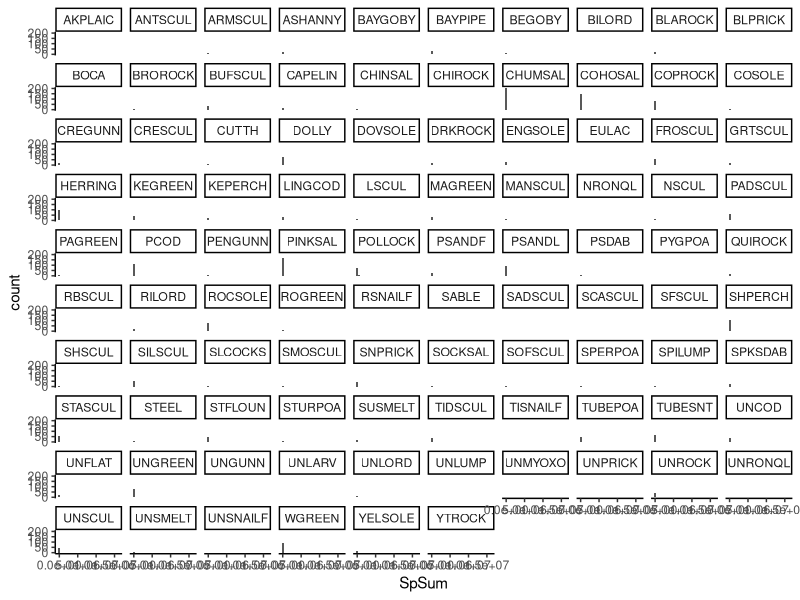

The R script that drew this image: (Note: this script raises an error after producing the figure.)
## ---- chunk 1
knitr::opts_chunk$set(echo = TRUE)
## ---- chunk 2
dat <- read.csv("Data/SEAK_EventID_mass.csv", header = TRUE, stringsAsFactors = TRUE)
## ---- chunk 3
library(dplyr)
library(tidyr)
library(vegan)
library(ggplot2)
theme_set(theme_classic())
## ---- chunk 4
dat.sum <- dat %>%
  group_by(EventID, SpCode) %>% 
  summarise(SpSum = sum(mass_g))
  
ggplot(dat.sum) +
  geom_histogram(aes(SpSum)) +
  facet_wrap(~SpCode)
## ---- chunk 5
## Species filtering ##
dat.filt <- dat %>% 
  filter(SpCode != "PINKSAL" & SpCode != "CHINSAL" & SpCode != "CHUMSAL" & SpCode != "COHOSAL" & SpCode != "SOCKSAL" & SpCode != "POLLOCK" & SpCode != "PSANDL" & SpCode != "HERRING")

## Site data ##
names(dat.filt)
site <- unique(dat.filt[, 2:17])
duplicated(site$EventID)

## Fish data ##
fish <- dat.filt[, c(1, 2, 18)]
duplicated(fish)
fish <- spread(fish, SpCode, mass_g)
fish[is.na(fish)] <- 0
colSums(fish) # UNLARV has no data whatsoever
fish <- fish[, c(1:76, 78:89)] # removing UNLARV
## ---- chunk 6
## Covnert to P/A ##
fish.pa <- ifelse(fish[,2:96] > 0, 1, 0)
fish.pa <- data.frame(cbind(EventID = fish$EventID), fish.pa)

## Calculate species totals ##
sp.total <- colSums(fish.pa[,2:96])

## Calculate freq of occurance ##
sp.fq <- (sp.total/nrow(fish)) * 100

## Rare species ##
rare.sp <- ifelse(sp.fq < 1, names(sp.fq), NA)
rare.sp <- rare.sp[!is.na(rare.sp)]

## Filter out rare speces ##
fish <- fish[, -which(names(fish) %in% names(rare.sp))]

## Remove event where no common fish were caught ##
fish <- filter(fish, EventID != 782)
## ---- chunk 7
## EventID sums ##
event.sum <- data.frame(EventID = fish$EventID,
                        Sum = rowSums(fish[, 2:60]))
## Plots ##
# Box plots #
ggplot(event.sum) +
  geom_boxplot(aes(x = EventID, y = Sum))

ggplot(event.sum) +
  geom_boxplot(aes(x = EventID, y = (Sum)^0.25))

ggplot(event.sum) +
  geom_boxplot(aes(x = EventID, y = log(Sum, base = 10)))

# Histograms #
ggplot(event.sum) +
  geom_histogram(aes(Sum))

ggplot(event.sum) +
  geom_histogram(aes((Sum)^.25))

ggplot(event.sum) +
  geom_histogram(aes(log(Sum, base = 10)))

range(event.sum$Sum^0.25)

quantile(log(event.sum$Sum, base = 10), probs = c(0.025, 0.975))
## ---- chunk 8
filt <- event.sum %>%
  filter(log(Sum, base = 10) > 0.6231138 & log(Sum, base = 10) < 4.2166507)

ggplot(filt) +
  geom_histogram(aes(log(Sum, 10)))

fish <- subset(fish, fish$EventID %in% filt$EventID)
## ---- chunk 9
## Transform ##
fish.trsfm <- data.frame(log(fish[, 2:60], base = 10))

## Convert Inf to Zero ##
fish.trsfm[mapply(is.infinite, fish.trsfm)] <- 0
## ---- chunk 10
## To species maximum ##
fish.std <- scale(fish.trsfm, center = FALSE, scale = apply(fish.trsfm, 2, max))

## To EventID total ##
fish.std <- fish.std/rowSums(fish.trsfm)
## ---- chunk 11
dist.bray <- vegdist(fish.std, method = "bray")

## Assign row names as event ID ##
row.names(mds$points) <- fish$EventID
## ---- chunk 12
pca <- princomp(dist.bray)
summary(pca)
biplot(pca, cex = .5)
## ---- chunk 13
mds <- metaMDS(dist.bray)
plot(mds$points, asp = 1, xlab = "nMDS1", ylab = "nMDS")
text(mds$points[,1], mds$points[,2],labels=row.names(mds$points),pos=3,cex=0.5) 
## ---- chunk 14
mod1 <- adonis2(dist.bray ~ habitat)
